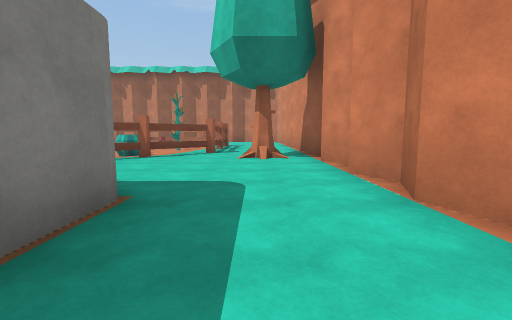
View 1 (above)

24 first-person views from a walk through a Unity game level. The camera is 1.2 m above the floor, tilts 6° down and sees 90° across. The floor is counted in squares, 2 m on a side. Each view is taken from the middle of a square. On the plan, view 1 faces up. The plan holds only what a view shows up to about 9 squares ahead; the rest is blank. The place goes on beyond the plan. The player character is not drawn. Some surface patterns are stand-ins.

View 2
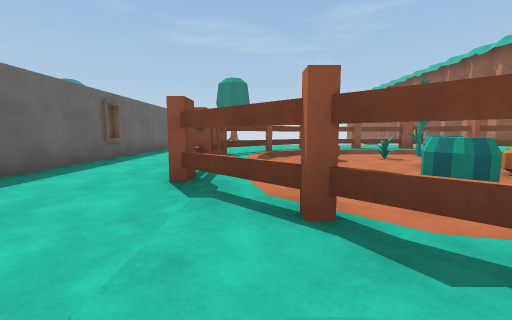

View 3
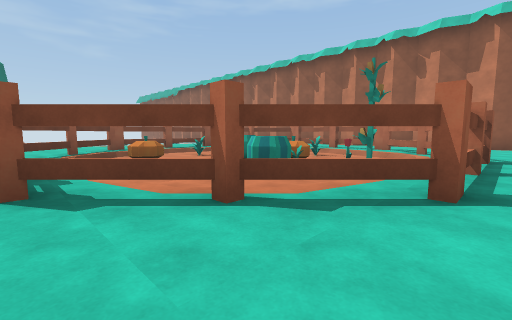

View 4
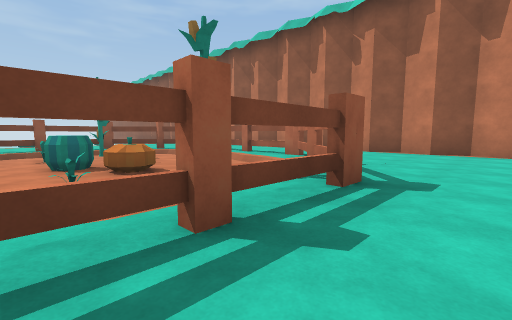

View 5
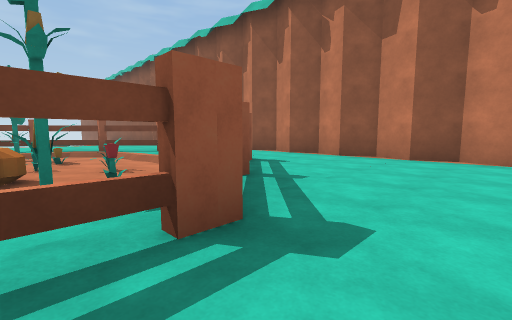

View 6
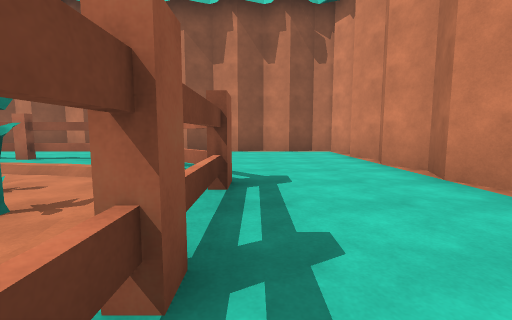

View 7
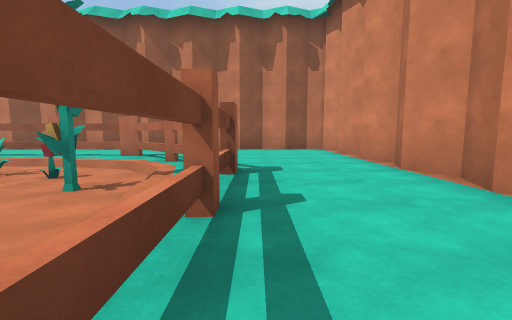

View 8
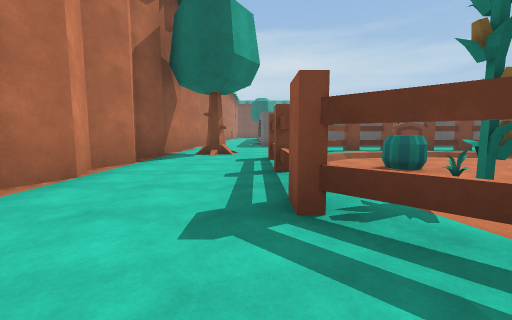

View 9
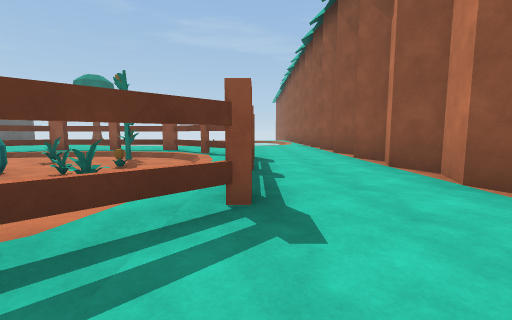

View 10
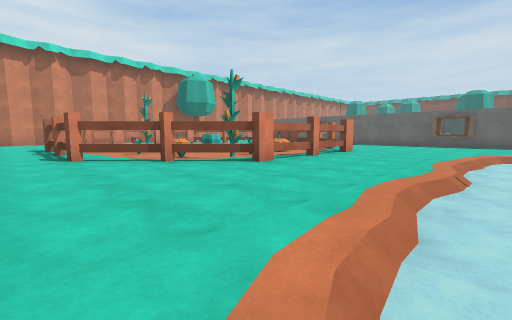

View 11
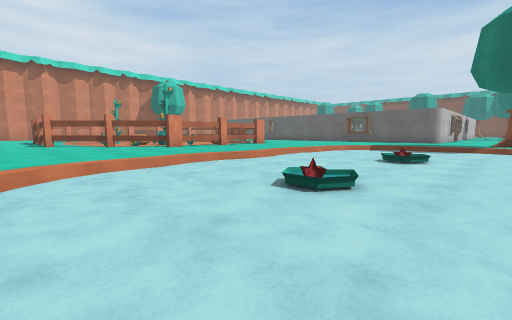

View 12
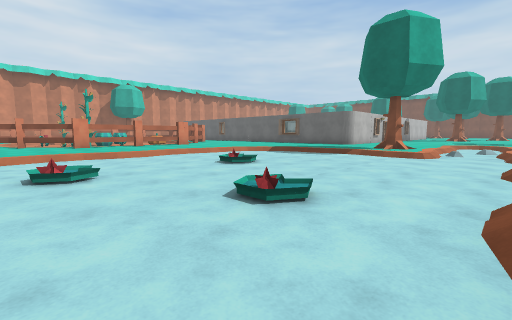

View 13
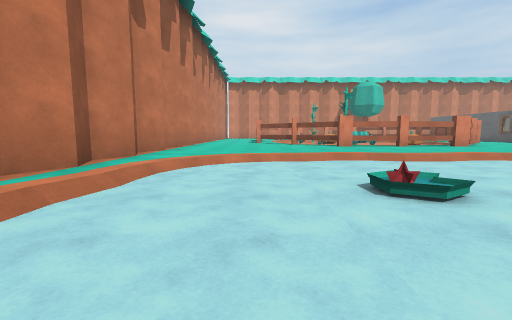

View 14
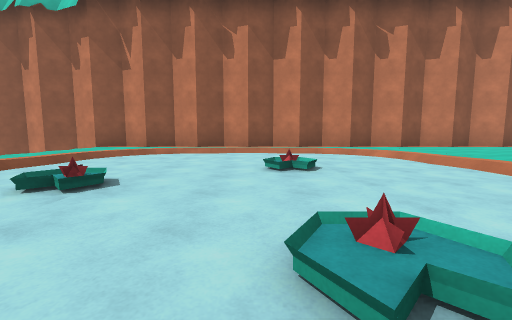

View 15
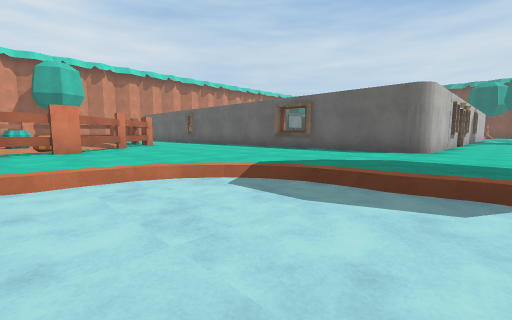

View 16
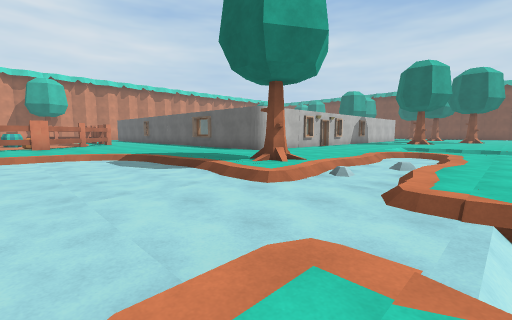

View 17
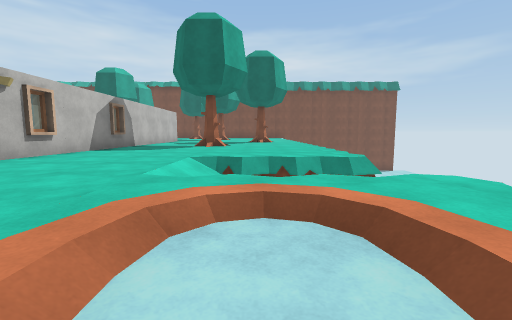

View 18
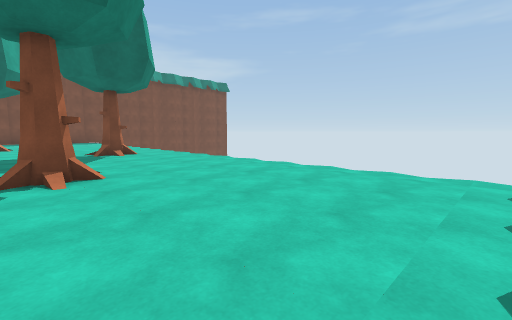

View 19
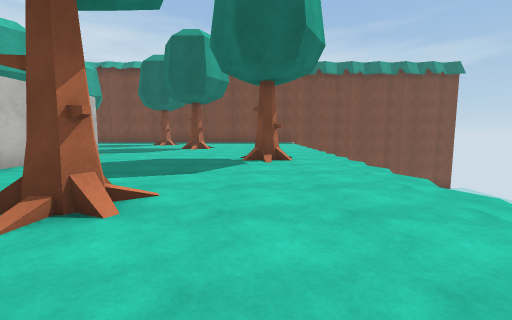

View 20
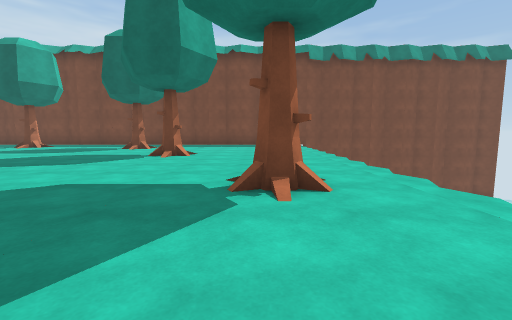

View 21
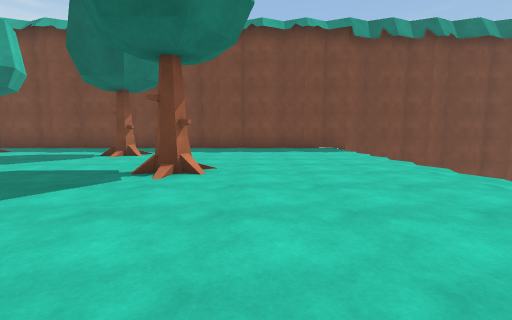

View 22
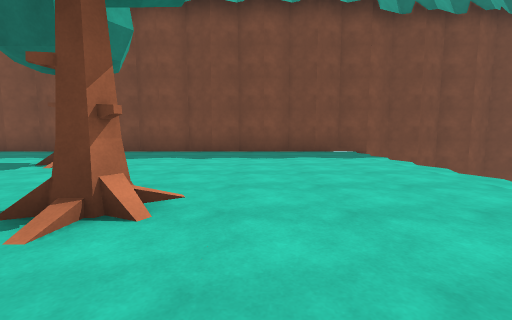

View 23
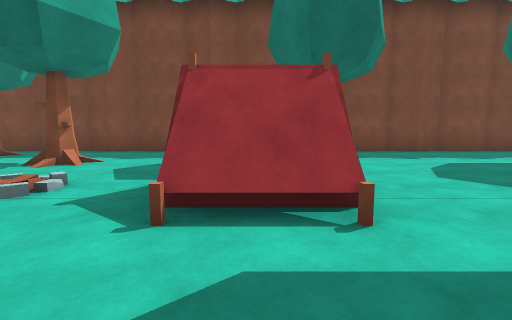

View 24
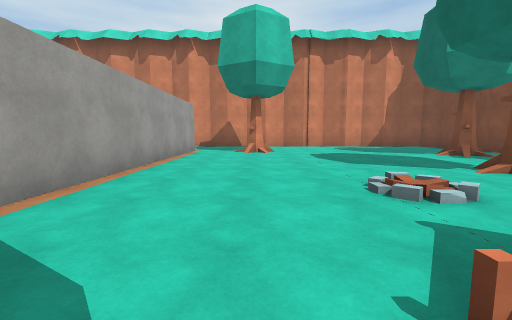

### Floor plan
Key: @ floor where view 1 was taken; # wall or solid block; . main floor; - floor 0.25 m lower than the main floor; / step, stairs or slope; = window, fence, low wall or low ledge; v drop or lower ground; O other object.
Columns run from 26 left of view 1 to 2 right of it. Each row starts with its distance up from view 1.
 18 #############################
 17  # O...//..............    .#
 16    ../-----/.......         #
 15    //-------......#=#=O .   #
 14    //-------.....O....O...  #
 13     /-------.  .O---O--O.  .#
 12     /-.-----.  #.-OO--O-O  .#
 11     /-------.  =OO--OOOO. ..#
 10     ----//--.  #-O-OOOO-#  .#
  9    //-------.  =------O-=...#
  8    v/-------.  #.OO---O-O. .#
  7    v-------/.  .O------O.   #
  6    v/-/////..  ..O..-.O...  #
  5    ///.O.....     ##O#O... .#
  4    //-.O                   .#
  3    ///.   O ###   ##       .#
  2    //-.  #OO#=O    ### OO# .#
  1     /-.  #               #
  0   O../.  #                @
 -1   OOOO   #
 -2    O     ##
 -3   OOOO . =#
 -4    O     #
 -5    O .   #
 -6    O   O
 -7    O   O
 -8    O .
 -9    O
-10    O O
-11    O O.
-12    O              ########
-13    O  .       O .       O
-14    O   O      O .       O
-15    O   O        O
-16    O            O
-17    O      O         O
-18    O      O         O
-19    O          OO       O
-20    O                   O
-21             ..        ..
-22    ############    #######

Positions as (right, up) in squares from view 1, and headings:
1: (0, 0), facing up
2: (-1, 6), facing left
3: (-1, 5), facing up-left
4: (0, 9), facing up-left
5: (0, 11), facing up-left
6: (-1, 9), facing up
7: (-1, 8), facing up
8: (-1, 14), facing down
9: (-2, 15), facing left
10: (-15, 16), facing down-right
11: (-19, 16), facing down-right
12: (-22, 14), facing down-right
13: (-20, 15), facing right
14: (-18, 9), facing up
15: (-18, 9), facing down-right
16: (-23, 9), facing down-right
17: (-21, 2), facing down
18: (-19, -3), facing down-left
19: (-21, -5), facing down
20: (-21, -8), facing down
21: (-20, -11), facing down
22: (-20, -13), facing down
23: (-10, -13), facing down
24: (-10, -14), facing right
